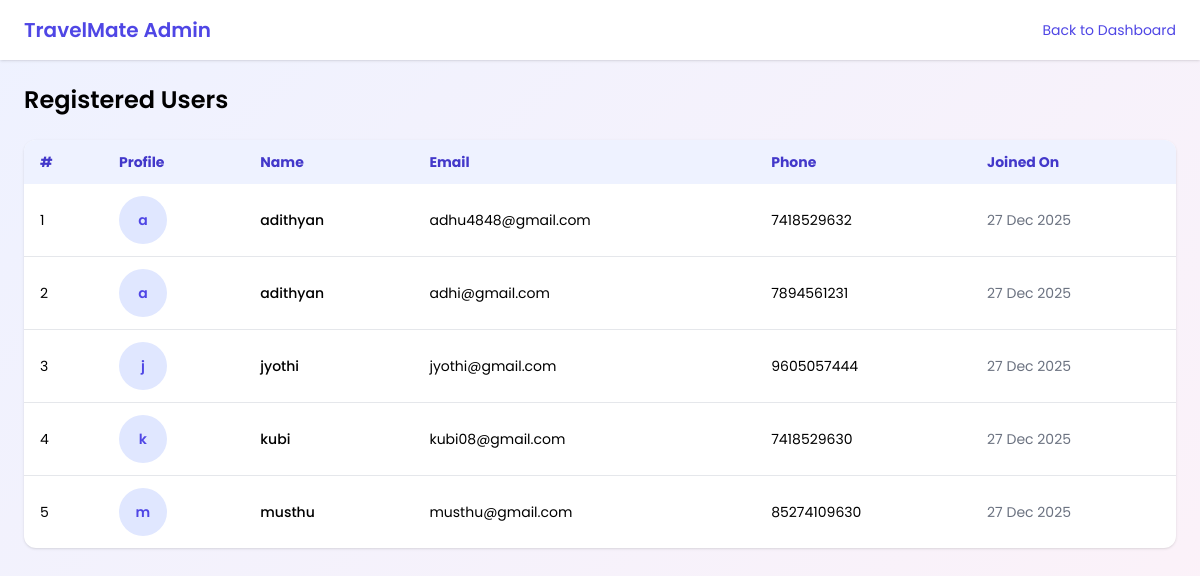
The page /appadmin/adminUserManagement on the database as committed earlier.
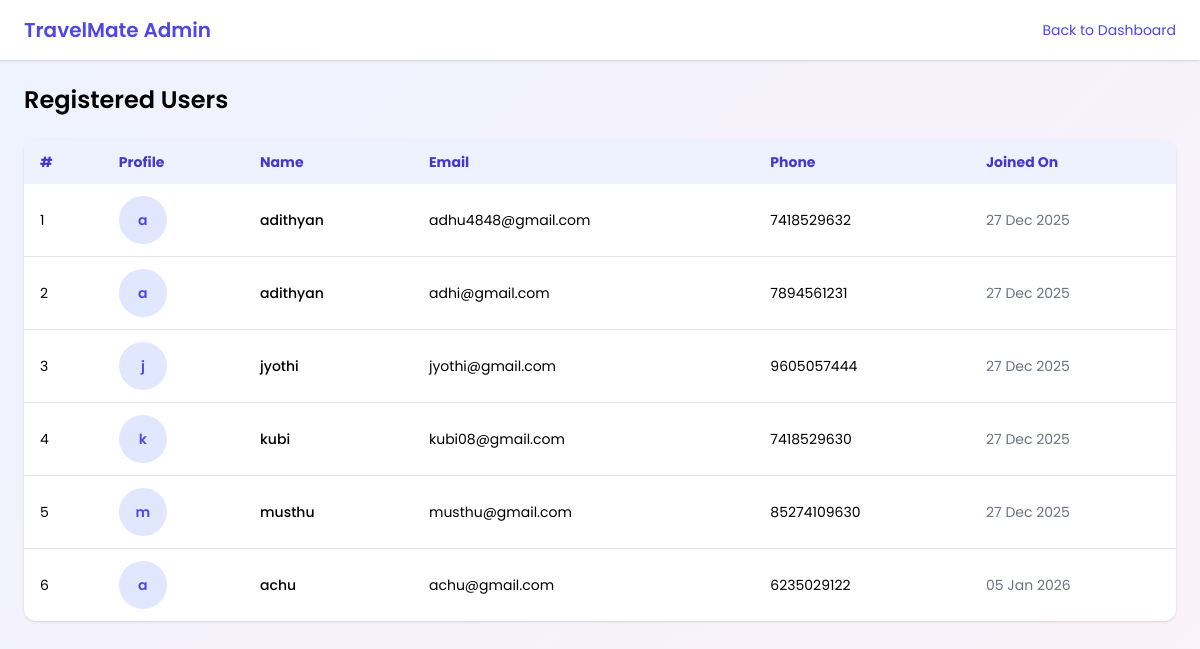
The same page on the database as committed later.
### home/models.py (models this page shows, shortened)
class userRegistration(models.Model):
    Name=models.CharField(max_length=38)
    email=models.EmailField(max_length=50)
    profileImage=models.ImageField(upload_to='userProfile/', null=True, blank=True)
    password=models.CharField(max_length=25)
    phoneNumber=models.CharField(max_length=10)
    gender = models.CharField(max_length=10, null=True, blank=True)
    age = models.IntegerField(max_length=3, null=True, blank=True)
    bio =models.TextField(null=True, blank=True)
    about = models.TextField(null=True, blank=True)
    favDestinations = models.CharField(max_length=100, null=True, blank=True)
    budgetRange = models.CharField(max_length=50, null=True, blank=True)
    travelpreferences = models.CharField(max_length=100, null=True, blank=True)
    registrationDate=models.DateTimeField(default=timezone.now)
    destination=models.CharField(max_length=50, null=True, blank=True)
    connected = models.BooleanField(default=False)
    connected_accepted = models.BooleanField(default=False)

### appadmin/views.py (the view)
# urls.py: path('adminUserManagement', views.adminUserManagement, name='adminUserManagement'),
def adminUserManagement(request):
    users = userRegistration.objects.all()
    return render(request, 'appadmin/adminUserManagement.html', {'users': users})

### templates/appadmin/adminUserManagement.html (shortened to what this page needs)
<!DOCTYPE html>
<html lang="en">
<head>
  <script src="https://cdn.tailwindcss.com"></script>
</head>
<body class="min-h-screen">
  <header class="bg-white shadow px-6 py-4 flex justify-between items-center">
    <h1 class="text-xl font-semibold text-indigo-600">TravelMate Admin</h1>
    <a href="{% url 'adminHome' %}" class="text-sm text-indigo-600 hover:underline">
      Back to Dashboard
    </a>
  </header>
  <main class="p-6 max-w-7xl mx-auto">
    <h2 class="text-2xl font-semibold mb-6">Registered Users</h2>
    <div class="bg-white rounded-xl shadow overflow-x-auto">
      <table class="w-full border-collapse text-sm">
        <thead class="bg-indigo-50 text-indigo-700">
          <tr>
            <th class="px-4 py-3 text-left">#</th>
            <th class="px-4 py-3 text-left">Profile</th>
            <th class="px-4 py-3 text-left">Name</th>
            <th class="px-4 py-3 text-left">Email</th>
            <th class="px-4 py-3 text-left">Phone</th>
            <th class="px-4 py-3 text-left">Joined On</th>
          </tr>
        </thead>
        <tbody class="divide-y">
          {% for user in users %}
          <tr class="hover:bg-gray-50 transition">
            <td class="px-4 py-3">{{ forloop.counter }}</td>
            <td class="px-4 py-3">
              {% if user.profileImage %}
                <img
                  src="{{ user.profileImage.url }}"
                  alt="{{ user.Name }}"
                  class="w-12 h-12 rounded-full object-cover border border-indigo-200 shadow-sm hover:scale-105 transition"
                >
              {% else %}
                <div class="w-12 h-12 rounded-full bg-indigo-100 flex items-center justify-center text-indigo-600 font-semibold">
                  {{ user.Name|slice:":1" }}
                </div>
              {% endif %}
            </td>
            <td class="px-4 py-3 font-medium">{{ user.Name }}</td>
            <td class="px-4 py-3">{{ user.email }}</td>
            <td class="px-4 py-3">{{ user.phoneNumber }}</td>
            <td class="px-4 py-3 text-gray-500">
              {{ user.registrationDate|date:"d M Y" }}
            </td>
          </tr>
          {% empty %}
          <tr>
            <td colspan="6" class="text-center py-6 text-gray-500">
              No users found
            </td>
          </tr>
          {% endfor %}
        </tbody>
      </table>
    </div>
  </main>
</body>
</html>

Rows that differ between the two databases and show on the page:
added userRegistration: Name "a", Name "achu", email "achu@gmail.com", phoneNumber "6235029122", registrationDate "05 Jan 2026"
